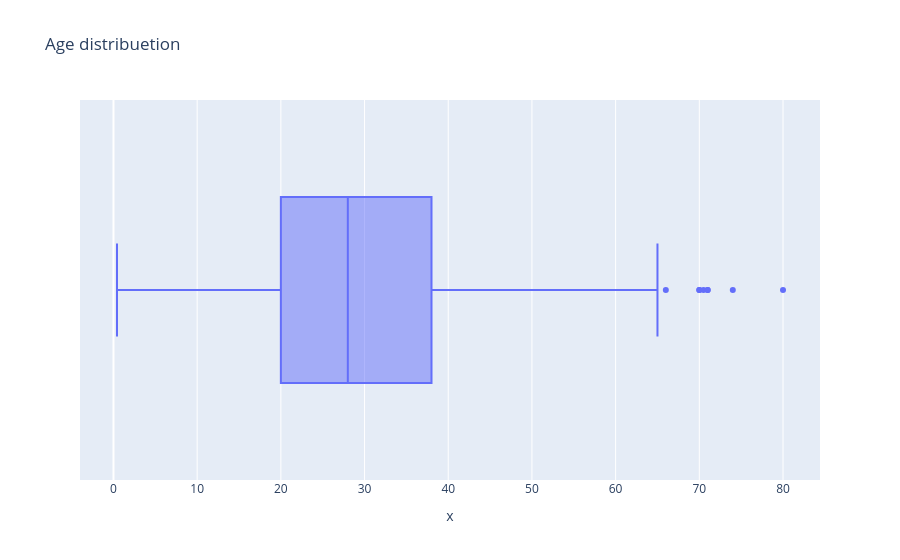

This figure's notebook cell:
### Code cell
# visualizing the age distribution
display(df.Age.describe())
px.box(df, df.Age, title= 'Age distribuetion')

### Figure 1 — Plotly figure (JSON) as saved in the notebook; plotly's stock layout.template omitted (floating-point values rounded to 4 significant figures; data arrays with more than 128 entries replaced by an {"elided": "..."} marker saying what was removed)
{"data": [{"alignmentgroup": "True", "hovertemplate": "x=%{x}<extra></extra>", "legendgroup": "", "marker": {"color": "#636efa"}, "name": "", "notched": false, "offsetgroup": "", "orientation": "h", "showlegend": false, "type": "box", "x": {"elided": "891 float values"}, "x0": " ", "xaxis": "x", "y0": " ", "yaxis": "y"}], "layout": {"boxmode": "group", "legend": {"tracegroupgap": 0}, "title": {"text": "Age distribuetion"}, "xaxis": {"anchor": "y", "domain": [0, 1], "title": {"text": "x"}}, "yaxis": {"anchor": "x", "domain": [0, 1]}}}
